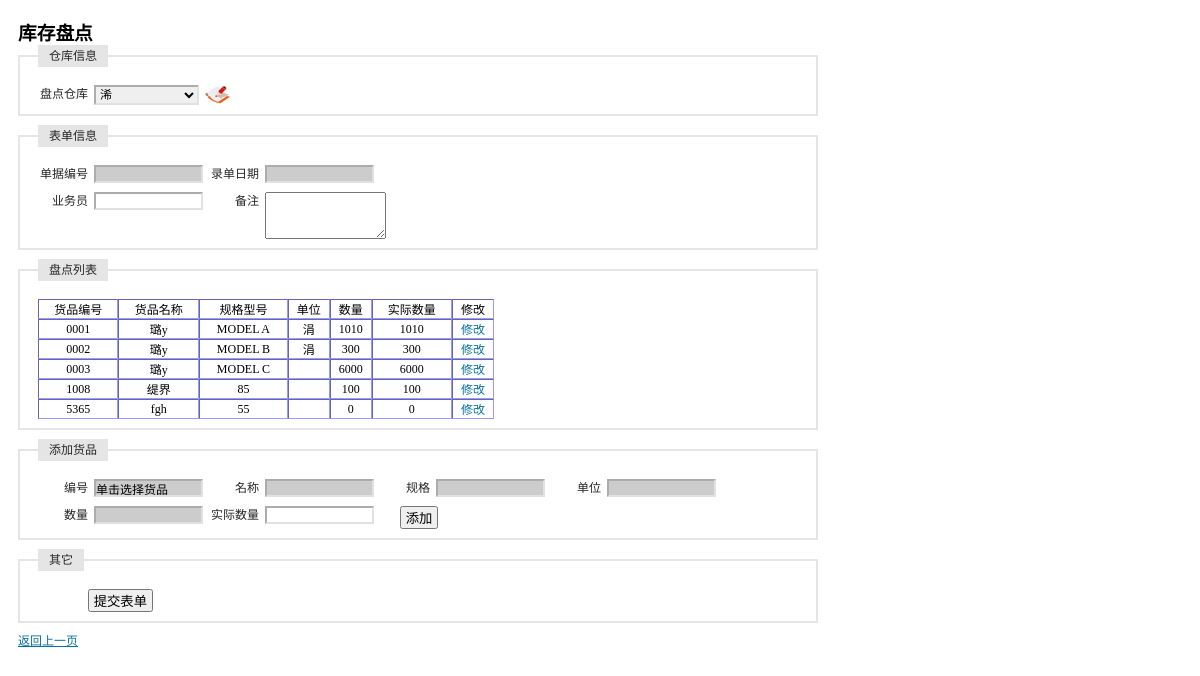
Before: /receipt_check/receipt_check.php (signed in) with the older database file.
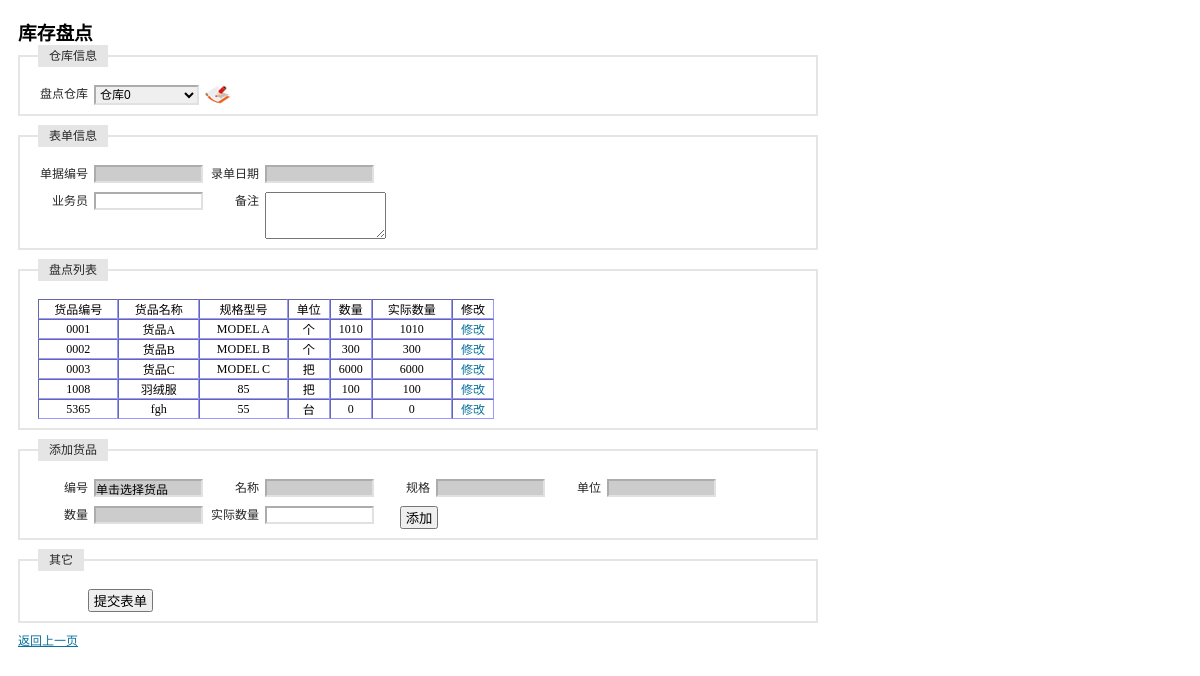
After: the same page with the newer database file.
### tables this page shows
CREATE TABLE `table_warehouse_0000` (
  `id` varchar(8) NOT NULL,
  `num` int(4) default NULL,
  PRIMARY KEY  (`id`)
);

CREATE TABLE `tb_product` (
  `id` int(4) NOT NULL auto_increment,
  `maintype` varchar(20) NOT NULL,
  `subtype` varchar(20) NOT NULL,
  `name` varchar(20) NOT NULL,
  `encode` varchar(20) NOT NULL,
  `barcode` varchar(20) NOT NULL,
  `size` varchar(20) NOT NULL,
  `unit` varchar(10) NOT NULL,
  `upperlimit` int(4) NOT NULL,
  `lowerlimit` int(4) NOT NULL,
  `inprice` int(4) NOT NULL,
  `outprice` int(4) NOT NULL,
  `tupian` varchar(100) NOT NULL,
  `jianjie` mediumtext NOT NULL,
  `addtime` varchar(20) NOT NULL,
  PRIMARY KEY  (`id`,`encode`,`barcode`)
);

### receipt_check/receipt_check.php (the view, shortened to what this page needs)
<?php
    $warehouse = $_GET[warehouse];
    $query = "select * from table_warehouse order by name";
    $result_warehouse = mysql_query($query);
    if($warehouse=='')
        $warehouse='0000';
    $query = "select * from table_warehouse_$warehouse order by id asc";
    $result_item = mysql_query($query);
?>
<!DOCTYPE html PUBLIC "-//W3C//DTD XHTML 1.0 Transitional//EN" "http://www.w3.org/TR/xhtml1/DTD/xhtml1-transitional.dtd">
<html xmlns="http://www.w3.org/1999/xhtml">
<head>
</head>
<link rel="stylesheet" type="text/css" href="../css/iframe.css" media="screen" />
<body style="width:800px">
<form id="item_in" name="item_in" method="post" action="receipt_check_bg.php" onsubmit=" return checkForm()">
  <h3>库存盘点</h3>
  <fieldset>
  <legend>仓库信息</legend>
  <label>盘点仓库</label>
  <select id="left" name="warehouse" onchange="location.href='receipt_check.php?warehouse='+this.value">
    <?php
    while($RS = mysql_fetch_array($result_warehouse))
        if($warehouse == $RS[id])
            echo "<option value='$RS[id]' selected>$RS[name]</option>";
        else
            echo "<option value='$RS[id]'>$RS[name]</option>";
    ?>
  </select>
  <a href="/wms/basic/warehouse/warehouse_show.php" target="_self"><img src="/wms/image/delete.gif" alt="仓库管理" width="25" height="19" border="0"/></a>
  </fieldset>
  <fieldset>
  <legend>表单信息</legend>
  <label>单据编号</label>
  <input id="id" name="id" type="text" onkeyup="value=value.replace(/[^\d]/g,'')" style="background-color:#CCCCCC" readonly/>
  <label>录单日期</label>
  <input name="date" type="text" id="control_date" style="background-color:#CCCCCC" onclick="new Calendar().show(this);"  maxlength="10" readonly/>
  <p>&nbsp;</p>
  <label>业务员</label>
  <input id="yewuyuan" name="yewuyuan" type="text" />
  <label>备注</label>
  <textarea name="remark" cols="13" rows="3" onkeyup="if(this.innerHTML.length>50) this.innerHTML=this.innerHTML.substr(0,50)"></textarea>
  </fieldset>
  <fieldset>
  <legend>盘点列表</legend>
  <table id="item_list" width="60%" border="1" cellspacing="0" cellpadding="5" style="font-size:12px; border:thin; border-color:#9999FF ">
    <tr align="center">
      <td>货品编号</td>
      <td>货品名称</td>
      <td>规格型号</td>
      <td>单位</td>
      <td>数量</td>
      <td>实际数量</td>
      <td>修改</td>
    </tr>
    <?php
    while($RS = mysql_fetch_array($result_item)){
        echo "<tr align='center'>";
        echo "<td>$RS[id]</td>";
        if(1){
            $query = "select * from tb_product where encode = '$RS[id]'";
            $result_iteminfo = mysql_query($query);
            $RS2 = mysql_fetch_array($result_iteminfo);
            echo "<td>$RS2[name]</td>";
            echo "<td>$RS2[size]</td>";
            echo "<td>$RS2[unit]</td>";
        }
        else{
            echo "<td></td>";
            echo "<td></td>";
            echo "<td></td>";
        }
        echo "<td>$RS[num]</td>";
        echo "<td>$RS[num]</td>";
        echo "<td><a onclick='editRow(this)'>修改</a></td>";
        echo "</tr>";
    }
    ?>
  </table>
  </fieldset>
  <fieldset>
  <legend>添加货品</legend>
  <label>编号</label>
  <input id="item_id" name="item_id" type="text" value="单击选择货品" size="10" style="background-color:#CCCCCC" readonly />
  <label>名称</label>
  <input id="item_name" name="item_name" type="text" size="5" style="background-color:#CCCCCC" readonly />
  <label>规格</label>
  <input id="item_model" name="item_model" type="text" size="5" style="background-color:#CCCCCC" readonly />
  <label>单位</label>
  <input id="item_unit" name="item_unit" type="text" size="5" style="background-color:#CCCCCC" readonly />
  <p>&nbsp;</p>
  <label>数量</label>
  <input name="item_num" type="text" id="item_num" onkeyup="value=value.replace(/[^\d]/g,'');" maxlength="4" style="background-color:#CCCCCC" readonly/>
  <label>实际数量</label>
  <input name="real_num" type="text" id="real_num" onkeyup="value=value.replace(/[^\d]/g,'');" maxlength="4" />
  <button type="button" onclick="if(checkInput()==true) addRow();">&nbsp;添加&nbsp;</button>
  </fieldset>
  <fieldset>
  <legend>其它</legend>
  <button type="submit" style="margin-left:50px">&nbsp;提交表单&nbsp;</button>
  </fieldset>
</form>
<p><a href="../basic/company/company_show.php">返回上一页</a></p>
</body>
</html>

Changed rows visible on the page:
changed through a linked row, table_warehouse_0000 "MODEL A": tb_product.name "璐у" → "货品A"; tb_product.unit "涓" → "个"
changed through a linked row, table_warehouse_0000 "MODEL B": tb_product.name "璐у" → "货品B"; tb_product.unit "涓" → "个"
changed through a linked row, table_warehouse_0000 "MODEL C": tb_product.name "璐у" → "货品C"; tb_product.unit (not shown) → "把"
changed through a linked row, table_warehouse_0000 id 1008: tb_product.name "缇界" → "羽绒服"; tb_product.unit (not shown) → "把"
changed through a linked row, table_warehouse_0000 "fgh": tb_product.unit (not shown) → "台"
Other visible differences:
form field warehouse: "浠" → "仓库0"
